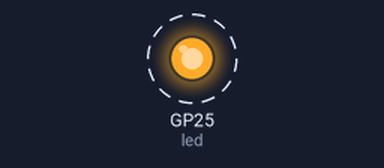
A program run on a simulated Raspberry Pi Pico running MicroPython. Shown: output pins drawn as LEDs (lit = HIGH). Dashed ring = blinking.

Above: at 0.5 s.
Timing chart, 0 to 4.6 s (numbered marks = the images above):
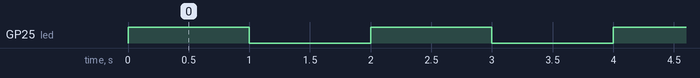

Measured:
- by itself, GP25 (led): alternates HIGH for 1.0 s and LOW for 1.0 s

The program:

blink.py
```python
from machine import Pin
from time import sleep
led = Pin('LED', Pin.OUT)

try:
    while True:
      led.value(not led.value())
      sleep(1.0)

except KeyboardInterrupt:
    print("Keyboard Interrupt")

finally:
    led.value(0)
    print("Power Off")
```
